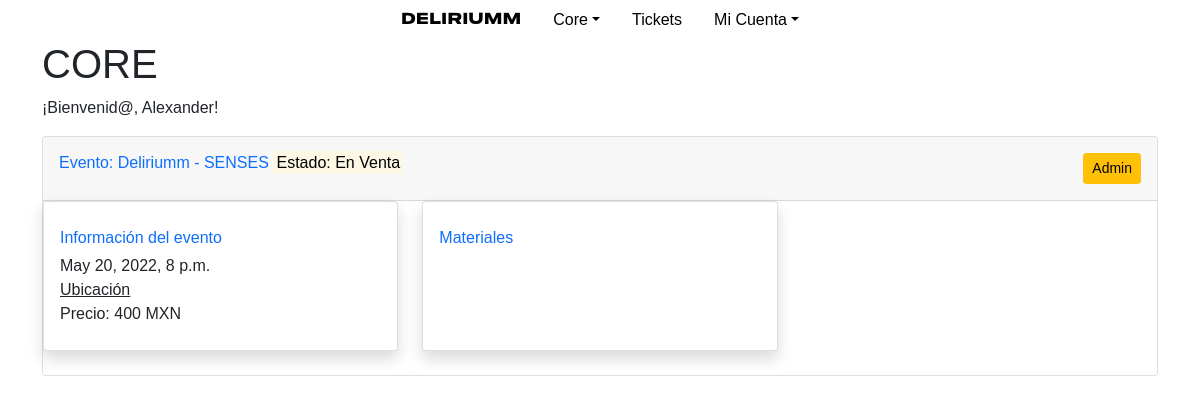
Page /core/ (signed in) on the earlier database version.
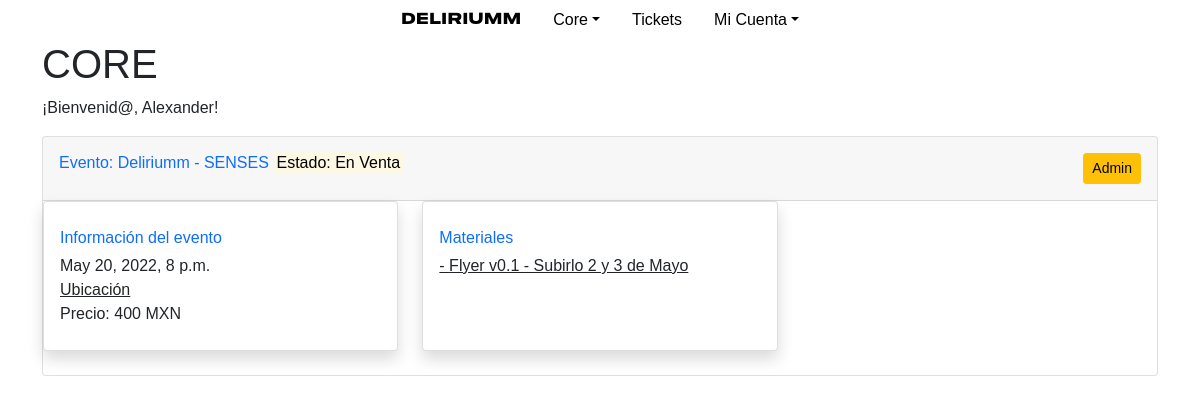
Same page on the later database version.
### core/models.py (models this page shows)
class Material(models.Model):
    description = models.CharField(max_length=200)
    file = models.FileField(verbose_name="Archivo", upload_to='uploads/materials/', blank=True)
    event = models.ForeignKey(Event, on_delete=models.CASCADE)

### core/views.py (the view)
# urls.py: path("", views.index, name="index"),
def index(request):
    if not request.user.is_authenticated:
        return HttpResponseRedirect(reverse("users:login"))
    return render(request, "core/index.html", {
        "event": Event.objects.get(status="VE")
    })

### core/templates/core/index.html (shortened to what this page needs)
{% extends 'core/layout_1.html' %}
{% block head %}
{% load static %}
<link rel="stylesheet" type="text/css" href="{% static 'core/style_index.css' %}">
{% endblock %}
{% block body %}
<h1>CORE</h1>
<p>¡Bienvenid@, {{ user.first_name }}!</p>
    {% if event %}
    <div class="card mb-4">
        <div class="card-header py-3">
            <div class="row justify-content-between">
                <div class="col-xl-4 col-md-6">
                    <h6 class="m-0 font-weight-bold text-primary">Evento: {{ event.name }} <mark>Estado: {{ event.get_status_display }}</mark></h6>
                </div>
                <div class="col-xl-3 col-md-6">
                    <div class="text-end ">
                        <a href=""><button type="button" class="btn btn-warning btn-sm">Admin</button></a>
                    </div>
                </div>
            </div>
        </div>
    <div class="row">
        <div class="col-xl-4 col-md-6 mb-4">
            <div class="card border-left-primary shadow h-100 py-2">
                <div class="card-body">
                    <div class="row no-gutters align-items-center">
                        <div class="col mr-2">
                            <div class="text-xs font-weight-bold text-primary mb-1">
                                Información del evento</div>
                            <div class="p mb-0 text-gray-800">
                                {{ event.datetime }}
                            </div>
                            <div class="p mb-0 text-gray-800">
                                <a href="{{ event.locationmapslink }}" target="_blank" rel="noopener noreferrer">Ubicación</a>
                            </div>
                            <div class="p mb-0 text-gray-800">
                                Precio: {{ event.price }} MXN
                            </div>
                        </div>
                    </div>
                </div>
            </div>
        </div>
        <div class="col-xl-4 col-md-6 mb-4">
            <div class="card border-left-primary shadow h-100 py-2">
                <div class="card-body">
                    <div class="row no-gutters align-items-center">
                        <div class="col mr-2">
                            <div class="text-xs font-weight-bold text-primary mb-1">
                                Materiales</div>
                            {% for material in event.material_set.all %}
                            <div class="p mb-0 text-gray-800">
                                <a href="{% url 'core:dowload_material' material.pk %}" target="_blank" rel="noopener noreferrer">- {{material.description}}</a>
                            </div>
                            {% endfor %}
                        </div>
                    </div>
                </div>
            </div>
        </div>
    </div>
    {% endif %}
{% endblock body %}

Differences in the rows shown:
added Material: description "Flyer v0.1 - Subirlo 2 y 3 de Mayo"
